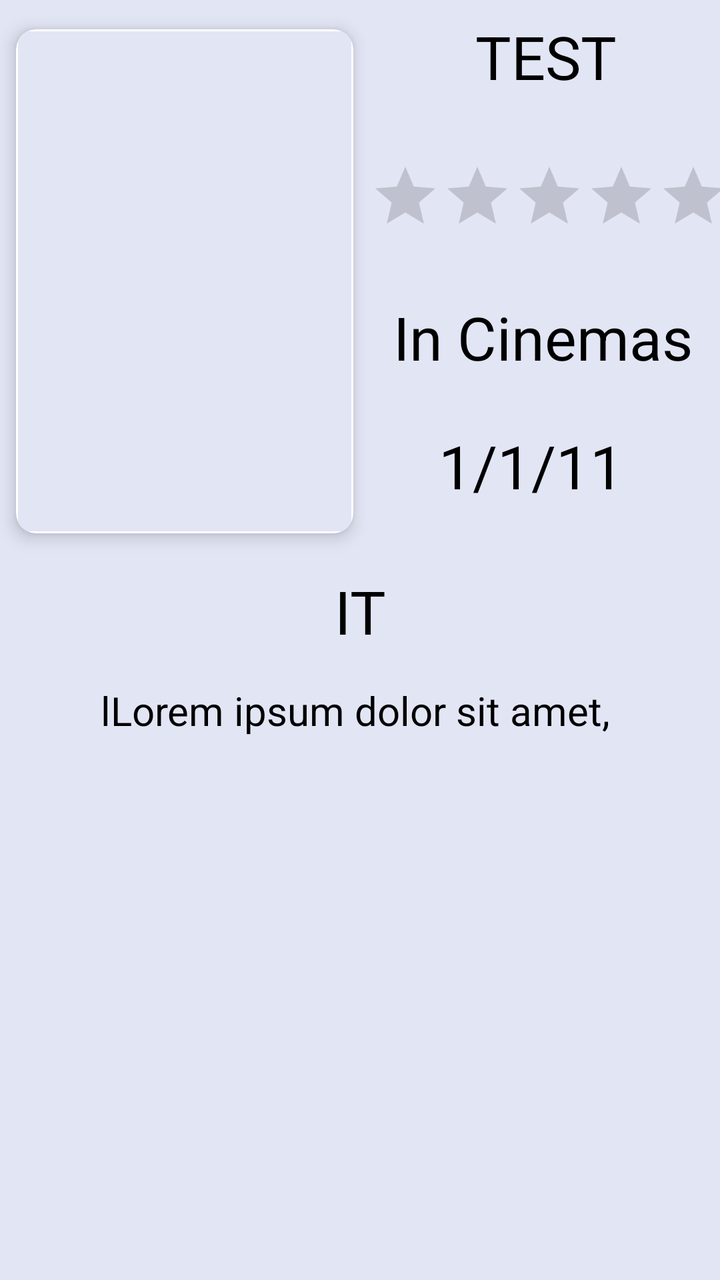
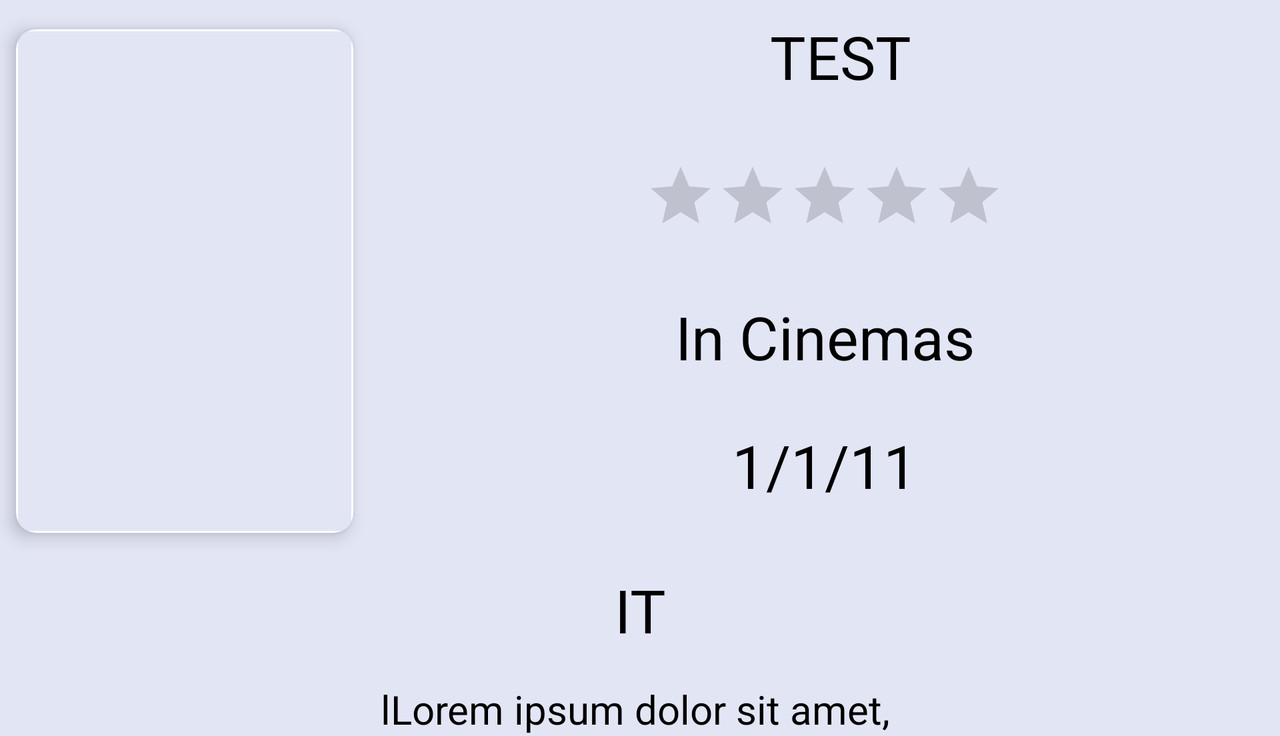

Two renders of one Android screen. The first uses the default layout on a phone; the second uses the alternative layout the repository ships for a different screen configuration, on a matching device. The two XML files are below.
<!-- AndroidManifest.xml: application theme AppTheme -->
<!-- res/layout/movie_click_fragment.xml -->
<?xml version="1.0" encoding="utf-8"?>
<ScrollView
    xmlns:android="http://schemas.android.com/apk/res/android"
    xmlns:app="http://schemas.android.com/apk/res-auto"
    xmlns:tools="http://schemas.android.com/tools"
    android:id="@+id/ScrollViewId"
    android:layout_width="match_parent"
    android:layout_height="match_parent"
    android:background="@color/movieClickBackgroundColor">


    <android.support.constraint.ConstraintLayout
        xmlns:tools="http://schemas.android.com/tools"
        android:layout_width="match_parent"
        android:layout_height="wrap_content">


        <android.support.v7.widget.CardView
            xmlns:android="http://schemas.android.com/apk/res/android"
            xmlns:app="http://schemas.android.com/apk/res-auto"
            android:id="@+id/movie_poster_card"
            android:layout_width="wrap_content"
            android:layout_height="wrap_content"
            android:layout_marginTop="4dp"
            app:cardBackgroundColor="@color/cardview_light_background"
            app:cardCornerRadius="10dp"
            app:cardElevation="5dp"
            app:cardUseCompatPadding="true"
            app:contentPadding="1dp"
            app:layout_constraintStart_toStartOf="parent"
            app:layout_constraintTop_toTopOf="parent">

            <ImageView
                android:id="@+id/poster_thumbnail"
                android:layout_width="wrap_content"
                android:layout_height="wrap_content"
                android:contentDescription="@string/poster_thumbnaill"
                android:scaleType="fitXY"
                app:layout_constraintLeft_toLeftOf="parent"
                app:layout_constraintStart_toStartOf="parent"
                app:layout_constraintTop_toTopOf="parent"
                tools:background="@drawable/ic_launcher_background"/>

            <ProgressBar
                android:id="@+id/homeprogress"
                android:layout_width="166.67dp"
                android:layout_height="250dp"
                android:layout_gravity="center"
                android:background="@color/movieClickBackgroundColor"/>


        </android.support.v7.widget.CardView>


        <TextView
            android:id="@+id/movie_rating"
            style="@style/appMovie"
            android:layout_width="wrap_content"
            android:layout_height="wrap_content"
            android:layout_marginEnd="8dp"
            android:layout_marginLeft="24dp"
            android:layout_marginRight="8dp"
            android:layout_marginStart="24dp"
            android:layout_marginTop="8dp"
            app:layout_constraintEnd_toEndOf="parent"
            app:layout_constraintHorizontal_bias="0.4"
            app:layout_constraintStart_toEndOf="@+id/movie_poster_card"
            app:layout_constraintTop_toTopOf="parent"
            tools:text="TEST"/>

        <RatingBar
            android:id="@+id/ratingBar"
            style="?android:attr/ratingBarStyleIndicator"
            android:layout_width="wrap_content"
            android:layout_height="wrap_content"
            android:layout_marginEnd="8dp"
            android:layout_marginStart="8dp"
            android:layout_marginTop="32dp"
            android:numStars="5"
            android:stepSize="0.1"
            app:layout_constraintEnd_toEndOf="parent"
            app:layout_constraintHorizontal_bias="0.4"
            app:layout_constraintStart_toEndOf="@+id/movie_poster_card"
            app:layout_constraintTop_toBottomOf="@+id/movie_rating"/>

        <TextView
            android:id="@+id/in_cinemas"
            style="@style/appMovie"
            android:layout_width="wrap_content"
            android:layout_height="wrap_content"
            android:layout_marginEnd="8dp"
            android:layout_marginStart="8dp"
            android:layout_marginTop="32dp"
            android:text="@string/in_cinemas"
            app:layout_constraintEnd_toEndOf="parent"
            app:layout_constraintHorizontal_bias="0.4"
            app:layout_constraintStart_toEndOf="@+id/movie_poster_card"
            app:layout_constraintTop_toBottomOf="@+id/ratingBar"/>

        <TextView
            android:id="@+id/in_cinemas_value"
            style="@style/appMovie"
            android:layout_width="wrap_content"
            android:layout_height="wrap_content"
            android:layout_marginEnd="8dp"
            android:layout_marginStart="8dp"
            android:layout_marginTop="24dp"
            app:layout_constraintEnd_toEndOf="parent"
            app:layout_constraintHorizontal_bias="0.4"
            app:layout_constraintStart_toEndOf="@+id/movie_poster_card"
            app:layout_constraintTop_toBottomOf="@+id/in_cinemas"
            tools:text="1/1/11"/>


        <TextView
            android:id="@+id/movie_title"
            style="@style/appMovie"
            android:layout_width="0dp"
            android:layout_height="wrap_content"
            android:layout_marginEnd="8dp"
            android:layout_marginStart="8dp"
            android:layout_marginTop="8dp"
            android:gravity="center"
            app:layout_constraintEnd_toEndOf="parent"
            app:layout_constraintStart_toStartOf="parent"
            app:layout_constraintTop_toBottomOf="@+id/movie_poster_card"
            tools:text="IT"/>

        <TextView
            android:id="@+id/movie_plot"
            style="@style/appMoviePlot"
            android:layout_width="0dp"
            android:layout_height="wrap_content"
            android:layout_marginEnd="8dp"
            android:layout_marginStart="8dp"
            android:layout_marginTop="16dp"
            android:gravity="center"
            app:layout_constraintEnd_toEndOf="parent"
            app:layout_constraintStart_toStartOf="parent"
            app:layout_constraintTop_toBottomOf="@+id/movie_title"
            tools:text="lLorem ipsum dolor sit amet, "/>


    </android.support.constraint.ConstraintLayout>


</ScrollView>
<!-- resources referenced by this layout -->
<resources>
  <color name="movieClickBackgroundColor">#E2E5F4</color>
  <string name="in_cinemas">In Cinemas</string>
  <string name="poster_thumbnaill">Movie poster thumbnail</string>
  <style name="appMovie">
          <item name="android:textColor">#000000</item>
          <item name="android:textSize">30sp</item>
      </style>
  <style name="appMoviePlot">
          <item name="android:textColor">#000000</item>
          <item name="android:textSize">20sp</item>
      </style>
  <style name="AppTheme" parent="Theme.AppCompat.Light.DarkActionBar">
          
          <item name="colorPrimary">@color/colorPrimary</item>
          <item name="colorPrimaryDark">@color/colorPrimaryDark</item>
          <item name="colorAccent">@color/colorAccent</item>
      </style>
  <color name="colorPrimary">#3F51B5</color>
  <color name="colorPrimaryDark">#303F9F</color>
  <color name="colorAccent">#212121</color>
</resources>
<!-- res/layout-land/movie_click_fragment.xml (the repository's variant of the layout above) -->
<!-- drawn on the phone turned sideways -->
<?xml version="1.0" encoding="utf-8"?>
<ScrollView
    xmlns:android="http://schemas.android.com/apk/res/android"
    xmlns:app="http://schemas.android.com/apk/res-auto"
    xmlns:tools="http://schemas.android.com/tools"
    android:id="@+id/ScrollViewId"
    android:layout_width="match_parent"
    android:layout_height="match_parent"
    android:background="@color/movieClickBackgroundColor">

    <android.support.constraint.ConstraintLayout
        xmlns:tools="http://schemas.android.com/tools"
        android:layout_width="match_parent"
        android:layout_height="wrap_content">


        <android.support.v7.widget.CardView
            xmlns:android="http://schemas.android.com/apk/res/android"
            xmlns:app="http://schemas.android.com/apk/res-auto"
            android:id="@+id/movie_poster_card"
            android:layout_width="wrap_content"
            android:layout_height="wrap_content"
            android:layout_marginTop="4dp"
            app:cardBackgroundColor="@color/cardview_light_background"
            app:cardCornerRadius="10dp"
            app:cardElevation="5dp"
            app:cardUseCompatPadding="true"
            app:contentPadding="1dp"
            app:layout_constraintTop_toTopOf="parent">

            <ImageView
                android:id="@+id/poster_thumbnail"
                android:layout_width="wrap_content"
                android:layout_height="wrap_content"
                android:adjustViewBounds="true"
                android:contentDescription="@string/poster_thumbnaill"
                android:scaleType="fitXY"
                app:layout_constraintLeft_toLeftOf="parent"
                app:layout_constraintStart_toStartOf="parent"
                app:layout_constraintTop_toTopOf="parent"
                tools:background="@drawable/ic_launcher_background"/>

            <ProgressBar
                android:id="@+id/homeprogress"
                android:layout_width="166.67dp"
                android:layout_height="250dp"
                android:layout_gravity="center"
                android:background="@color/movieClickBackgroundColor"/>


        </android.support.v7.widget.CardView>


        <TextView
            android:id="@+id/movie_rating"
            style="@style/appMovie"
            android:layout_width="wrap_content"
            android:layout_height="wrap_content"
            android:layout_marginEnd="8dp"
            android:layout_marginLeft="24dp"
            android:layout_marginRight="8dp"
            android:layout_marginStart="24dp"
            android:layout_marginTop="8dp"
            app:layout_constraintEnd_toEndOf="parent"
            app:layout_constraintStart_toEndOf="@+id/movie_poster_card"
            app:layout_constraintTop_toTopOf="parent"
            tools:text="TEST"/>

        <RatingBar
            android:id="@+id/ratingBar"
            style="?android:attr/ratingBarStyleIndicator"
            android:layout_width="wrap_content"
            android:layout_height="wrap_content"
            android:layout_marginEnd="8dp"
            android:layout_marginStart="8dp"
            android:layout_marginTop="32dp"
            android:numStars="5"
            android:stepSize="0.1"
            app:layout_constraintEnd_toEndOf="parent"
            app:layout_constraintStart_toEndOf="@+id/movie_poster_card"
            app:layout_constraintTop_toBottomOf="@+id/movie_rating"/>

        <TextView
            android:id="@+id/in_cinemas"
            style="@style/appMovie"
            android:layout_width="wrap_content"
            android:layout_height="wrap_content"
            android:layout_marginEnd="8dp"
            android:layout_marginStart="8dp"
            android:layout_marginTop="32dp"
            android:text="@string/in_cinemas"
            app:layout_constraintEnd_toEndOf="parent"
            app:layout_constraintStart_toEndOf="@+id/movie_poster_card"
            app:layout_constraintTop_toBottomOf="@+id/ratingBar"/>

        <TextView
            android:id="@+id/in_cinemas_value"
            style="@style/appMovie"
            android:layout_width="wrap_content"
            android:layout_height="wrap_content"
            android:layout_marginEnd="8dp"
            android:layout_marginStart="8dp"
            android:layout_marginTop="24dp"
            app:layout_constraintEnd_toEndOf="parent"
            app:layout_constraintStart_toEndOf="@+id/movie_poster_card"
            app:layout_constraintTop_toBottomOf="@+id/in_cinemas"
            tools:text="1/1/11"/>


        <TextView
            android:id="@+id/movie_title"
            style="@style/appMovie"
            android:layout_width="wrap_content"
            android:layout_height="wrap_content"
            android:layout_marginEnd="8dp"
            android:layout_marginStart="8dp"
            android:layout_marginTop="32dp"
            android:gravity="center"
            app:layout_constraintEnd_toEndOf="parent"
            app:layout_constraintStart_toStartOf="parent"
            app:layout_constraintTop_toBottomOf="@+id/in_cinemas_value"
            tools:text="IT"/>

        <TextView
            android:id="@+id/movie_plot"
            style="@style/appMoviePlot"
            android:layout_width="0dp"
            android:layout_height="wrap_content"
            android:layout_marginEnd="8dp"
            android:layout_marginStart="8dp"
            android:layout_marginTop="16dp"
            android:gravity="center"
            app:layout_constraintEnd_toEndOf="parent"
            app:layout_constraintStart_toStartOf="parent"
            app:layout_constraintTop_toBottomOf="@+id/movie_title"
            tools:text="lLorem ipsum dolor sit amet, "/>


    </android.support.constraint.ConstraintLayout>
</ScrollView>
